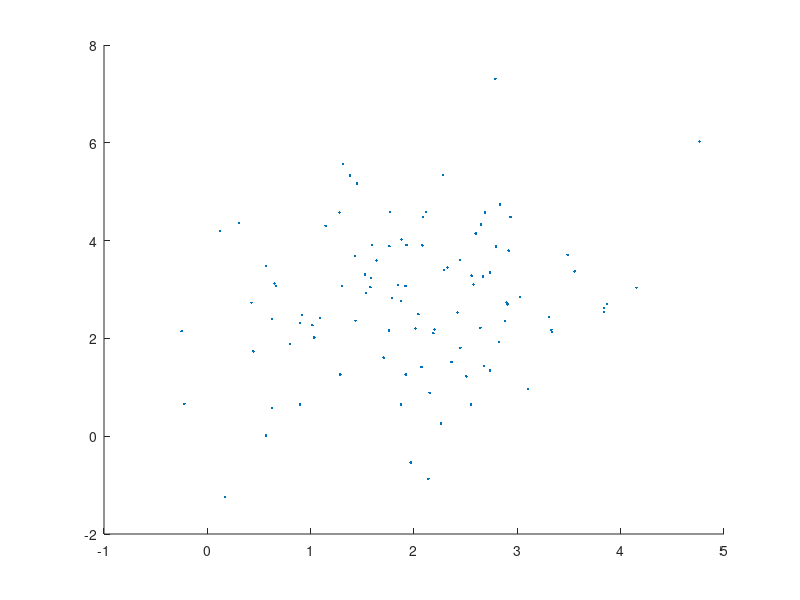

Recreate this plot in MATLAB. (Note: this script raises an error after producing the figure.)
% clear up everything
clear all; close all; clc;
% create a multivariate normal matrix with 2 variables
n=100; % number of entries
mu = [2,3];
sigma = [1,.5;
         .5,2.5];
% make X and Y
X = [ones(n,1),mvnrnd(mu,sigma,n);]
W=[4,3,-1]';
Y=X*W+randn(n,1)*0.1;
scatter(X(:,2),X(:,3),'.')
% Scatter Matrix (n*Cov))
Mu=ones(1,n)*X/n;
X_p=X-ones(n,1)*Mu
S1=X_p'*X_p
M=Mu'*Mu;
S2=X'*X-n*M
% OLS estimator
W_hat=inv(X'*X)*X'*Y

% Optimizer
W_0=zeros(1,3);
fun=@(W_hat)Loss_OLS(W_hat,X,Y);
W_hat = fminsearch(fun,W_0)
function [SSR]=Loss_OLS(W_hat,X,Y)
    Y_hat=X*W_hat';
    R=Y_hat-Y;
    SSR=R'*R;
end

